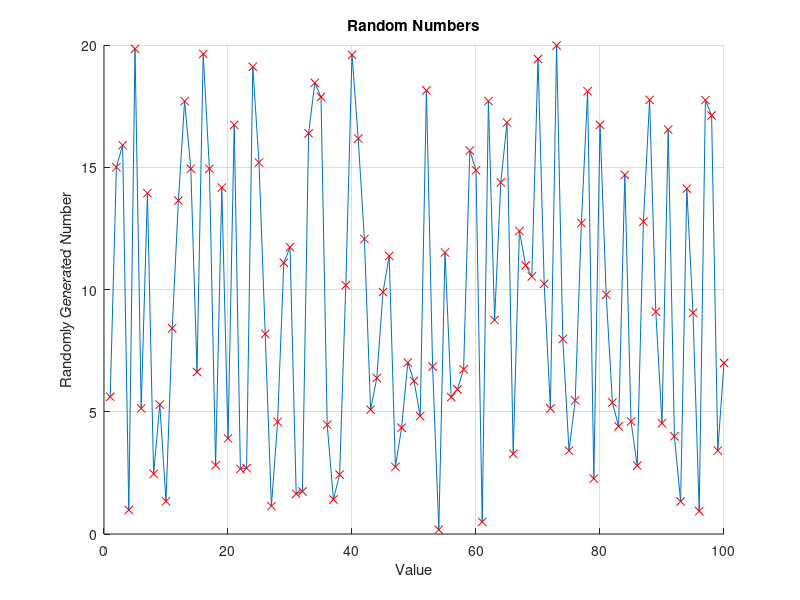
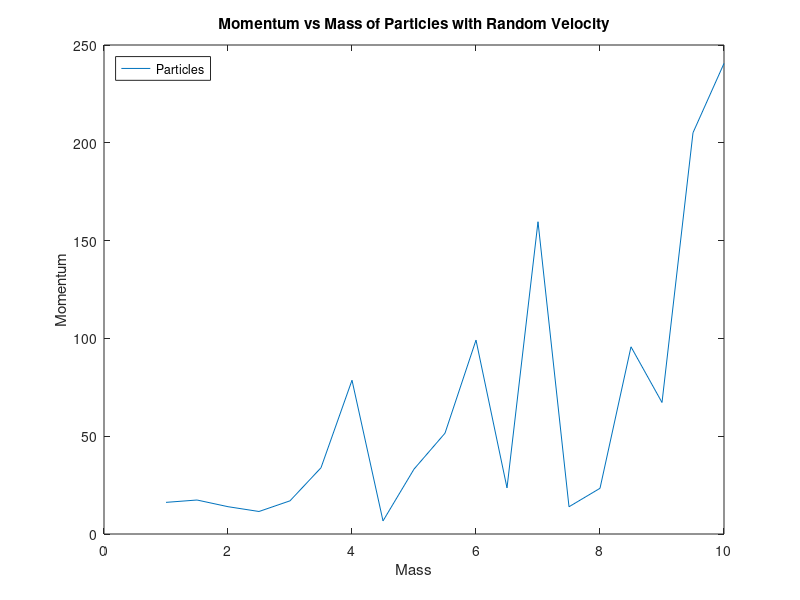
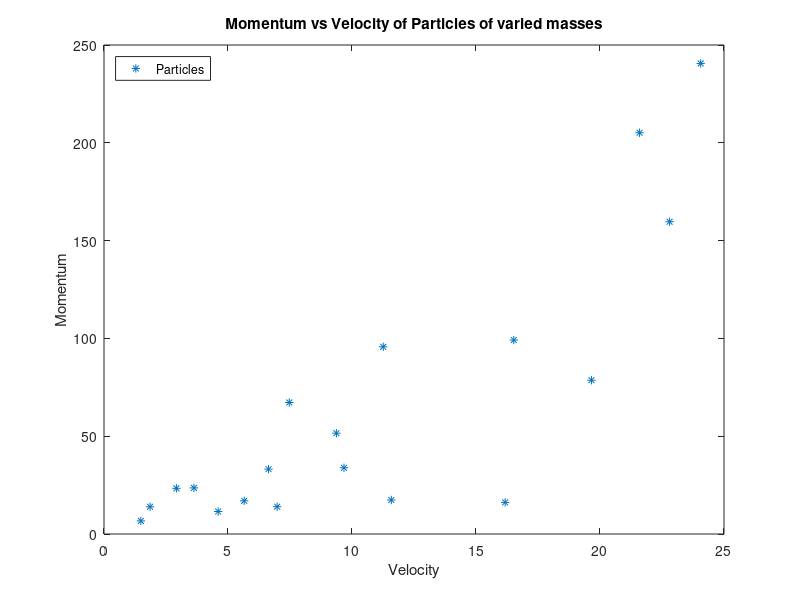

Write MATLAB code to recreate these figures, in order.
% Authors: John Maloney, Leonard Chan
% Section 74
clear
clc
%% 1 
% Basic Data Generation and Processing 
%% Question 1
r = 12;
A = pi*r^2
C = 2*pi*r

%% Question 2
u = 1:2:19;
v = (2:2:20)';
v_t = transpose(v);
length1 = length(u)
length2 = length(v_t)
result1 = u + v_t
result2 = u*v

%% 2
% Probability and Random (Stochastic) Variables
%% Question 3
hold on
grid on
figure(1)

nums = 20*rand(100,1);

% Plot
plot(nums)
plot(nums, 'rx')
xlabel('Value')
ylabel('Randomly Generated Number')
title('Random Numbers')

%% Question 4
nums = 50*randn(1,1000);

countGreater = 0;
count50 = 0;
count20to50 = 0;

% Count numbers found that meet qualifications
for i = 1:length(nums)
    if(nums(i) > 50)
        countGreater = countGreater + 1;
    end
    
    if(nums(i) >= 50)
        count50 = count50 + 1;
    elseif(nums(i) >= 20)
        count20to50 = count20to50 + 1;
    end
end

% Calculate Proabilities
probability1 = countGreater/length(nums)
probability2 = count50/length(nums)
probability3 = count20to50/length(nums)

%% Question 5
nums = 500*rand(1,1000);

% Randomly Chosen Number
num = nums(randi(1000))

countGreater = 0;
countLess = 0;
countEqual = 0;

% Count numbers found that meet qualifications
for i = 1:length(nums)
    if(nums(i) > 150)
        countGreater = countGreater + 1;
    elseif(nums(i) == 150)
        countEqual = countEqual + 1;
    elseif(nums(i) > 120)
        countLess = countLess + 1;
    end
end

% Calculate Probabilities
probability1 = countGreater/length(nums)
probability2 = (countGreater+countEqual)/length(nums)
probability3 = countLess/length(nums)

%% Question 6
nums = 25*randn(100,100);

countA = 0;
countB = 0;
sum = 0;
sum25 = 0;

% Count numbers and get sums
for i = 1:length(nums)
    for j = 1:length(nums(1))
        sum = sum + nums(i,j);
        if(nums(i,j) > 25)
            countA = countA + 1;
            sum25 = sum25 + nums(i,j);
        elseif(nums(i,j) < 15)
            countB = countB + 1;
        end
    end
end

% Get number of elements
dimensions = size(nums)
n = dimensions(1)*dimensions(2)

% Probabilities
probability1 = countA/n
probability2 = countB/n

% Means
mean = sum/n
mean25 = sum25/countA

%% Question 7
nums = 500*rand(100,100);

sum = 0;
sumRange = 0;
countRange = 0;

% Count numbers and get sums
for i = 1:length(nums)
    for j = 1:length(nums(1))
        sum = sum + nums(i,j);
        if(nums(i,j) > 150 && nums(i,j) < 300)
            countRange = countRange + 1;
            sumRange = sumRange + nums(i,j);
        end
    end
end

% Get number of elements
dimensions = size(nums)
n = dimensions(1)*dimensions(2)

% Probability
probability = countRange/n

sum = sum
mean = sum/n
sumRange = sumRange

%% Question 8
m = 1:.5:10;
size = length(m)
'row'

v = 25*rand(size,1);
p = transpose(m).*v

% Mass Plot
figure(2)
grid on

plot(m,p)
title('Momentum vs Mass of Particles with Random Velocity')
xlabel('Mass')
ylabel('Momentum')
legend('Particles', 'location', 'NorthWest')

% Velocity Plot
figure(3)
grid on

plot(v,p, '*')
title('Momentum vs Velocity of Particles of varied masses')
xlabel('Velocity')
ylabel('Momentum')
legend('Particles', 'location', 'NorthWest')
